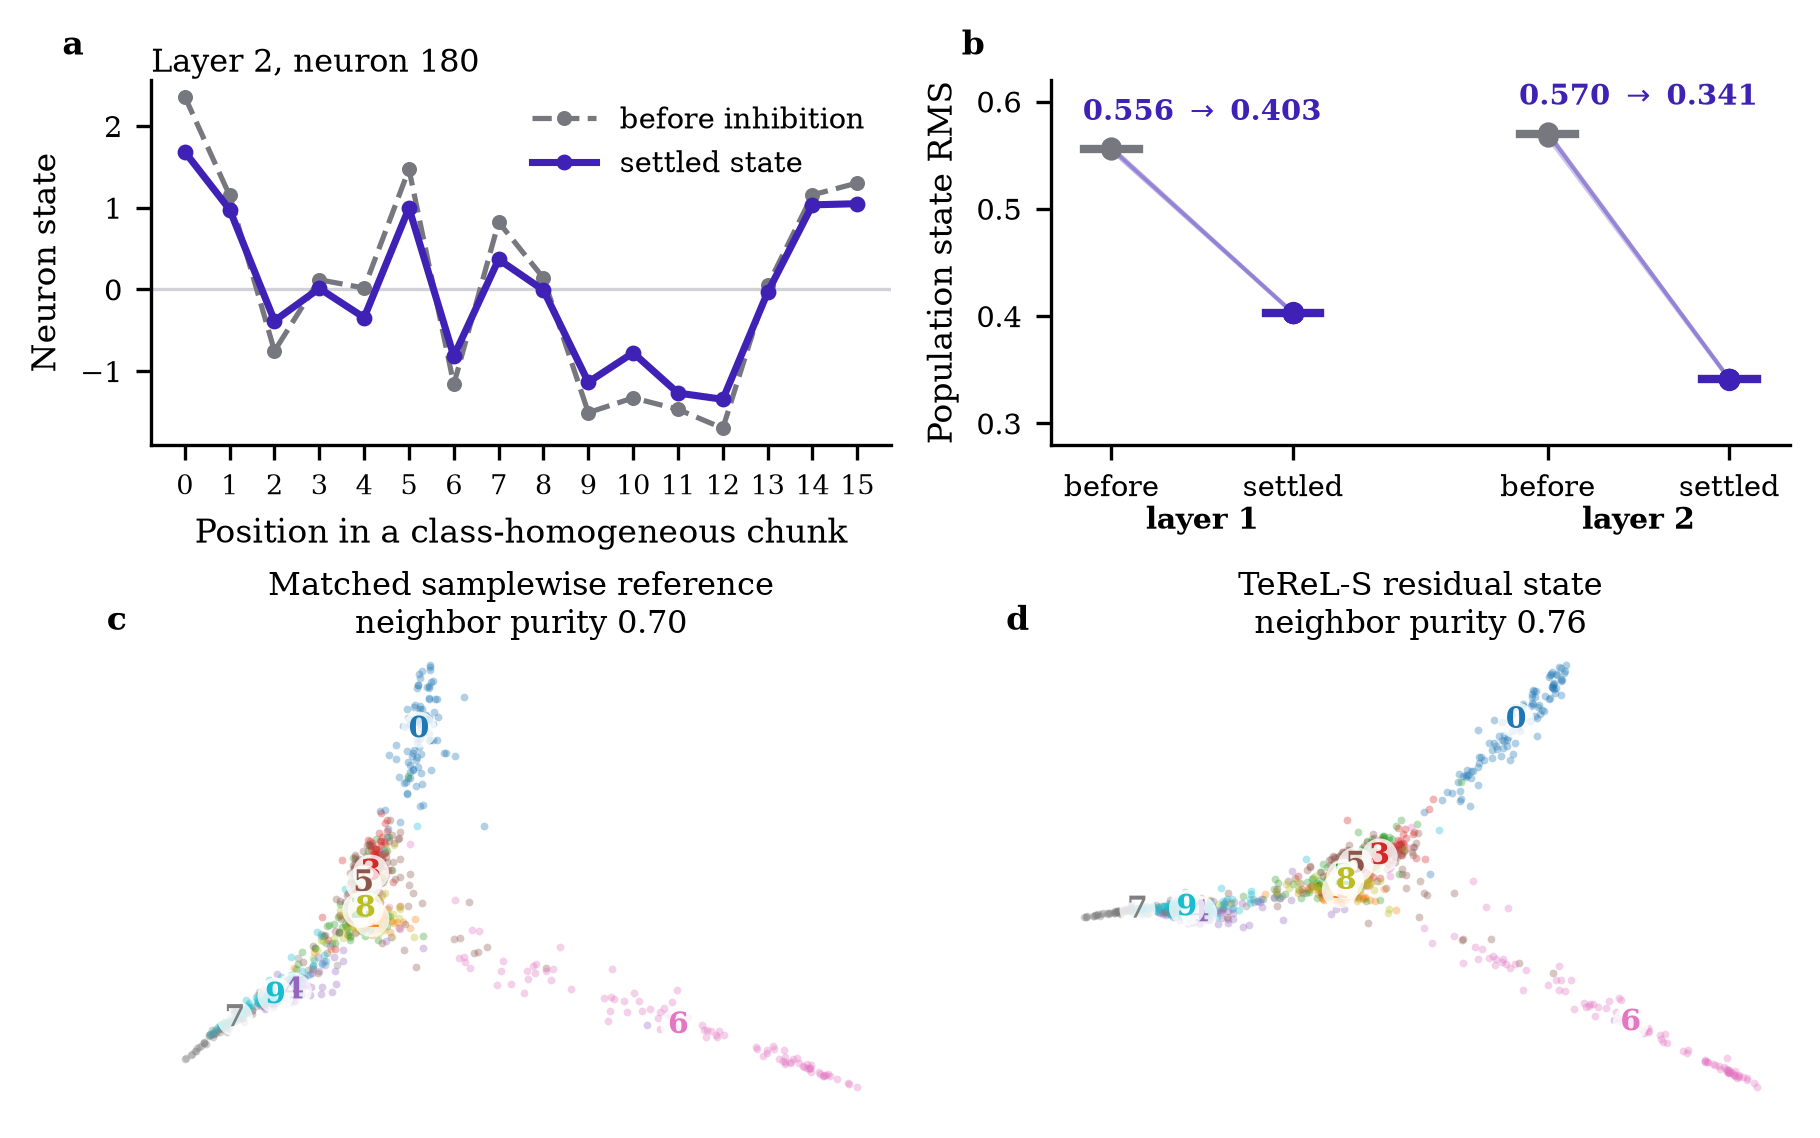

Write Python code to recreate this figure.
"""Render residual-state dynamics and matched spectral geometry."""

from __future__ import annotations

import argparse
import json
from pathlib import Path

import matplotlib.pyplot as plt
import numpy as np


PRIMARY = "#3F21B6"
SECONDARY = "#8C7AD3"
NEUTRAL = "#77777F"
LIGHT = "#D1D1D7"
DIGIT_COLORS = plt.get_cmap("tab10").colors


def _final_records(root: Path) -> list[dict]:
    paths = sorted((root / "mnist" / "terel-s-residual").glob("seed-*.json"))
    records = [json.loads(path.read_text()) for path in paths]
    if len(records) != 5:
        raise ValueError(f"Expected five final records, found {len(records)}")
    return records


def _spectral_panel(ax, coordinates, labels, *, title, purity):
    labels = labels.astype(int)
    for digit in range(10):
        mask = labels == digit
        ax.scatter(
            coordinates[mask, 0], coordinates[mask, 1], s=3.5,
            color=DIGIT_COLORS[digit], alpha=0.34, linewidth=0, rasterized=True,
        )
        center = np.median(coordinates[mask], axis=0)
        ax.text(center[0], center[1], str(digit), ha="center", va="center",
                fontsize=7.2, weight="bold", color=DIGIT_COLORS[digit],
                bbox={"boxstyle": "circle,pad=0.10", "facecolor": "white",
                      "edgecolor": "none", "alpha": 0.78})
    ax.set_title(f"{title}\nneighbor purity {purity:.2f}", fontsize=7.6, pad=2)
    ax.set_xticks([])
    ax.set_yticks([])
    for spine in ax.spines.values():
        spine.set_visible(False)


def render(final_root: Path, diagnostic_path: Path, output_stem: Path) -> None:
    records = _final_records(final_root)
    diagnostic = np.load(diagnostic_path)
    plt.style.use(Path(__file__).with_name("paper.mplstyle"))

    fig = plt.figure(figsize=(7.05, 4.45))
    grid = fig.add_gridspec(2, 4, height_ratios=(0.88, 1.12), hspace=0.48, wspace=0.55)
    trace_ax = fig.add_subplot(grid[0, :2])
    rms_ax = fig.add_subplot(grid[0, 2:])
    reference_ax = fig.add_subplot(grid[1, :2])
    residual_ax = fig.add_subplot(grid[1, 2:])

    # A fixed, transparently selected neuron: largest base-state variance.
    time = diagnostic["trace_time"]
    base = diagnostic["trace_base"]
    settled = diagnostic["trace_settled"]
    trace_ax.axhline(0, color=LIGHT, linewidth=0.8)
    trace_ax.plot(time, base, color=NEUTRAL, linewidth=1.25, linestyle="--",
                  marker="o", markersize=2.6, label="before inhibition")
    trace_ax.plot(time, settled, color=PRIMARY, linewidth=1.7,
                  marker="o", markersize=2.8, label="settled state")
    trace_ax.set_xlabel("Position in a class-homogeneous chunk")
    trace_ax.set_ylabel("Neuron state")
    trace_ax.set_xticks(time)
    trace_ax.tick_params(axis="x", labelsize=6.4)
    trace_ax.legend(frameon=False, loc="upper right", handlelength=2.2)
    trace_ax.text(-0.12, 1.07, "a", transform=trace_ax.transAxes, fontweight="bold")
    trace_ax.set_title(
        f"Layer {int(diagnostic['trace_layer']) + 1}, neuron "
        f"{int(diagnostic['trace_neuron'])}",
        loc="left", fontsize=7.7, pad=2,
    )

    # Population RMS before/after settling; each line is one final run.
    positions = [(0, 1), (2.4, 3.4)]
    for layer, (x0, x1) in enumerate(positions):
        before = np.asarray([r["encoder_training"]["base_residual_state_rms_mean"][layer]
                             for r in records])
        after = np.asarray([r["encoder_training"]["residual_state_rms_mean"][layer]
                            for r in records])
        for left, right in zip(before, after, strict=True):
            rms_ax.plot([x0, x1], [left, right], color=SECONDARY, alpha=0.42,
                        linewidth=0.9, zorder=1)
        rms_ax.scatter(np.full_like(before, x0), before, color=NEUTRAL, s=15, zorder=2)
        rms_ax.scatter(np.full_like(after, x1), after, color=PRIMARY, s=17, zorder=2)
        rms_ax.plot([x0 - 0.15, x0 + 0.15], [before.mean()] * 2,
                    color=NEUTRAL, linewidth=2.0)
        rms_ax.plot([x1 - 0.15, x1 + 0.15], [after.mean()] * 2,
                    color=PRIMARY, linewidth=2.0)
        rms_ax.text((x0 + x1) / 2, max(before.max(), after.max()) + 0.025,
                    f"{before.mean():.3f} $\\rightarrow$ {after.mean():.3f}",
                    ha="center", fontsize=7.0, weight="bold", color=PRIMARY)
    rms_ax.set_xticks([0, 1, 2.4, 3.4],
                      ["before", "settled", "before", "settled"])
    rms_ax.text(0.5, -0.23, "layer 1", transform=rms_ax.get_xaxis_transform(),
                ha="center", fontsize=7.1, weight="bold")
    rms_ax.text(2.9, -0.23, "layer 2", transform=rms_ax.get_xaxis_transform(),
                ha="center", fontsize=7.1, weight="bold")
    rms_ax.set_ylabel("Population state RMS")
    rms_ax.set_ylim(0.28, 0.62)
    rms_ax.text(-0.12, 1.07, "b", transform=rms_ax.transAxes, fontweight="bold")

    labels = diagnostic["spectral_labels"]
    _spectral_panel(
        reference_ax,
        diagnostic["spectral_reference"],
        labels,
        title="Matched samplewise reference",
        purity=float(diagnostic["purity_reference"]),
    )
    reference_ax.text(-0.06, 1.03, "c", transform=reference_ax.transAxes,
                      fontweight="bold")
    _spectral_panel(
        residual_ax,
        diagnostic["spectral_residual"],
        labels,
        title="TeReL-S residual state",
        purity=float(diagnostic["purity_residual"]),
    )
    residual_ax.text(-0.06, 1.03, "d", transform=residual_ax.transAxes,
                     fontweight="bold")

    fig.savefig(output_stem.with_suffix(".pdf"), bbox_inches="tight",
                transparent=True, metadata={"CreationDate": None, "ModDate": None})
    fig.savefig(output_stem.with_suffix(".png"), dpi=300,
                bbox_inches="tight", facecolor="white")


if __name__ == "__main__":
    parser = argparse.ArgumentParser()
    parser.add_argument("final_output", type=Path)
    parser.add_argument("diagnostic", type=Path)
    parser.add_argument(
        "--output", type=Path,
        default=Path(__file__).with_name("residual-state-behavior"),
    )
    args = parser.parse_args()
    render(args.final_output, args.diagnostic, args.output)
